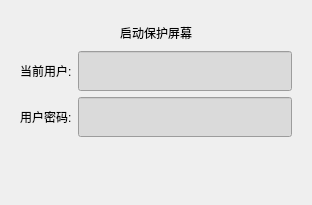
<?xml version="1.0" encoding="UTF-8"?>
<ui version="4.0">
 <class>RouseWidget</class>
 <widget class="QWidget" name="RouseWidget">
  <property name="geometry">
   <rect>
    <x>0</x>
    <y>0</y>
    <width>312</width>
    <height>205</height>
   </rect>
  </property>
  <property name="windowTitle">
   <string>Form</string>
  </property>
  <layout class="QVBoxLayout" name="verticalLayout">
   <item>
    <widget class="QWidget" name="widget_2" native="true">
     <property name="sizePolicy">
      <sizepolicy hsizetype="Preferred" vsizetype="Expanding">
       <horstretch>0</horstretch>
       <verstretch>0</verstretch>
      </sizepolicy>
     </property>
     <layout class="QVBoxLayout" name="verticalLayout_2">
      <item>
       <widget class="QLabel" name="label">
        <property name="text">
         <string>启动保护屏幕</string>
        </property>
        <property name="alignment">
         <set>Qt::AlignCenter</set>
        </property>
        <property name="wordWrap">
         <bool>false</bool>
        </property>
       </widget>
      </item>
      <item>
       <layout class="QHBoxLayout" name="horizontalLayout_2">
        <item>
         <widget class="QLabel" name="label_2">
          <property name="text">
           <string>当前用户:</string>
          </property>
         </widget>
        </item>
        <item>
         <widget class="QLineEdit" name="userName">
          <property name="minimumSize">
           <size>
            <width>200</width>
            <height>40</height>
           </size>
          </property>
          <property name="font">
           <font>
            <pointsize>12</pointsize>
            <weight>50</weight>
            <bold>false</bold>
           </font>
          </property>
          <property name="styleSheet">
           <string notr="true">background-color: rgb(218, 218, 218);
border-color: rgb(59, 63, 63);</string>
          </property>
          <property name="readOnly">
           <bool>true</bool>
          </property>
         </widget>
        </item>
       </layout>
      </item>
      <item>
       <layout class="QHBoxLayout" name="horizontalLayout_3">
        <item>
         <widget class="QLabel" name="label_3">
          <property name="text">
           <string>用户密码:</string>
          </property>
         </widget>
        </item>
        <item>
         <widget class="QLineEdit" name="password">
          <property name="minimumSize">
           <size>
            <width>200</width>
            <height>40</height>
           </size>
          </property>
          <property name="font">
           <font>
            <pointsize>12</pointsize>
            <weight>50</weight>
            <bold>false</bold>
           </font>
          </property>
          <property name="styleSheet">
           <string notr="true">background-color: rgb(218, 218, 218);</string>
          </property>
          <property name="echoMode">
           <enum>QLineEdit::Password</enum>
          </property>
          <property name="dragEnabled">
           <bool>false</bool>
          </property>
          <property name="readOnly">
           <bool>false</bool>
          </property>
         </widget>
        </item>
       </layout>
      </item>
     </layout>
    </widget>
   </item>
   <item>
    <widget class="QLabel" name="label_Tips">
     <property name="text">
      <string/>
     </property>
    </widget>
   </item>
   <item>
    <layout class="QHBoxLayout" name="horizontalLayout">
     <item>
      <spacer name="horizontalSpacer">
       <property name="orientation">
        <enum>Qt::Horizontal</enum>
       </property>
       <property name="sizeHint" stdset="0">
        <size>
         <width>40</width>
         <height>20</height>
        </size>
       </property>
      </spacer>
     </item>
     <item>
      <widget class="QPushButton" name="loginBtn">
       <property name="maximumSize">
        <size>
         <width>120</width>
         <height>35</height>
        </size>
       </property>
       <property name="autoFillBackground">
        <bool>true</bool>
       </property>
       <property name="text">
        <string/>
       </property>
       <property name="icon">
        <iconset resource="image.qrc">
         <normaloff>:/back/release/loginBtn.png</normaloff>:/back/release/loginBtn.png</iconset>
       </property>
       <property name="iconSize">
        <size>
         <width>120</width>
         <height>40</height>
        </size>
       </property>
       <property name="flat">
        <bool>true</bool>
       </property>
      </widget>
     </item>
     <item>
      <spacer name="horizontalSpacer_2">
       <property name="orientation">
        <enum>Qt::Horizontal</enum>
       </property>
       <property name="sizeHint" stdset="0">
        <size>
         <width>40</width>
         <height>20</height>
        </size>
       </property>
      </spacer>
     </item>
    </layout>
   </item>
  </layout>
 </widget>
 <resources>
  <include location="image.qrc"/>
 </resources>
 <connections/>
</ui>
